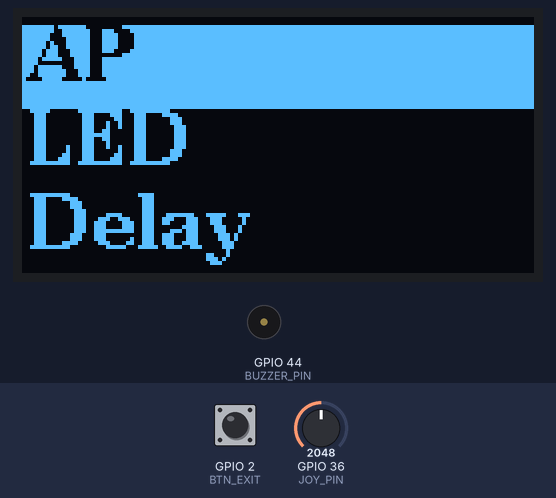
Bench run of a sketch on a simulated ESP32. Parts: 128×64 one-colour display, buzzer (waves = sounding, pin HIGH). The inputs (shaded band) are chosen by the test bench; at power-on: GPIO 36 (JOY_PIN) = 2048, GPIO 2 (BTN_EXIT) HIGH. What the sketch prints to the serial monitor is not drawn.

Above: at 1.7 s.
1.8 s: GPIO 36 (JOY_PIN) set to 3842
3.3 s: GPIO 36 (JOY_PIN) set to 3960
At 3.75 s:
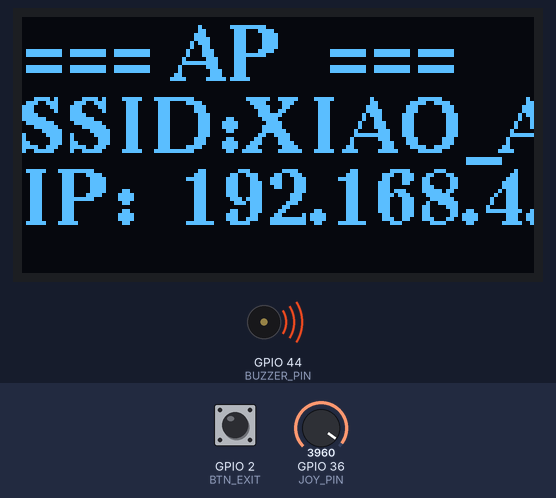
5.4 s: GPIO 36 (JOY_PIN) set to 3603
At 6.0 s:
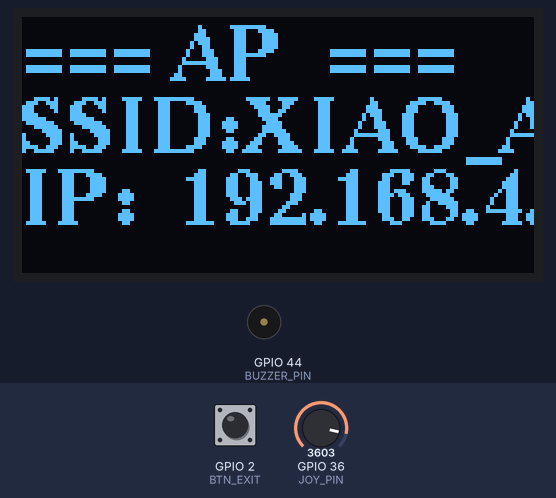
6.9 s: GPIO 2 (BTN_EXIT) pulled LOW for 0.15 s
At 7.6 s:
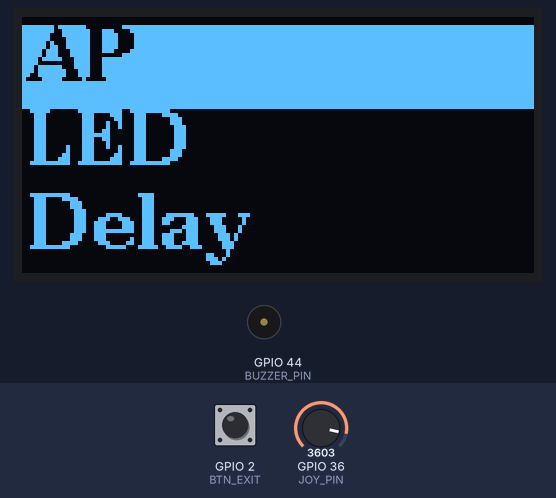
8.5 s: GPIO 36 (JOY_PIN) set to 960
At 8.62 s:
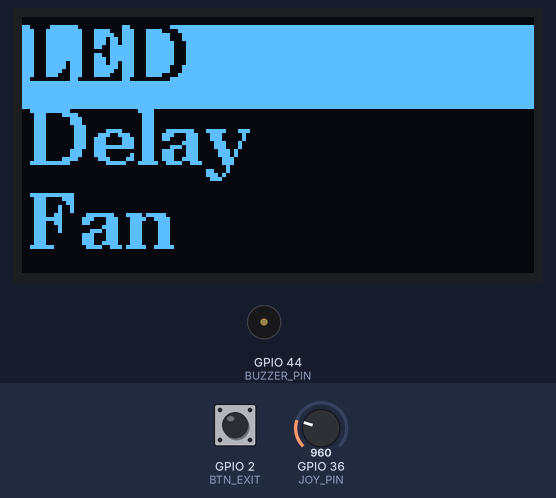
10.6 s: GPIO 36 (JOY_PIN) set to 4095
At 11.36 s:
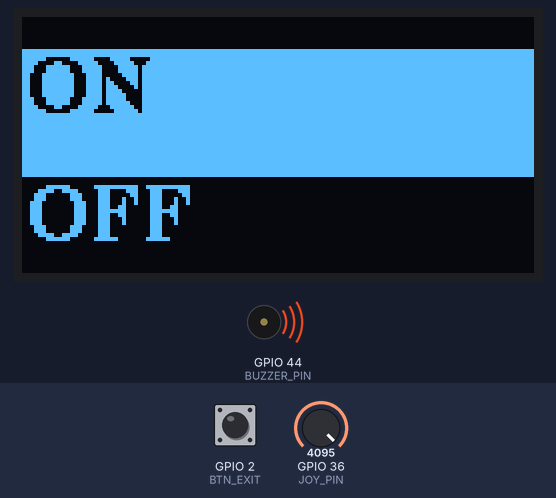
Timing chart, 0 to 14.0 s (numbered marks = the images above; inputs shaded):
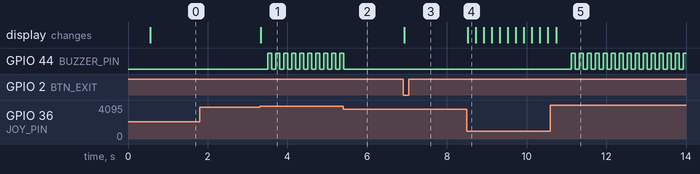

The sketch:

mian.ino
```cpp
#include <Arduino.h>
#include <Wire.h>
#include <WiFi.h>
#include <WiFiUdp.h>
#include <U8g2lib.h>

// ===== 硬件 & 库 初始化 =====
// OLED（全缓存模式，硬件 I2C）
U8G2_SSD1306_128X64_NONAME_F_HW_I2C u8g2(U8G2_R0, /* reset=*/ U8X8_PIN_NONE);

#define BUZZER_PIN D7

// 摇杆（模拟量）和退出键 PIN 定义
const int JOY_PIN   = A0;  // 摇杆信号接 A0
const int BTN_EXIT  = D1;  // 退出按键接 D1

// 摇杆阈值
const int TH_DOWN_LOW  = 1200;  // 下移
const int TH_UP_LOW    = 3200;  // 上移下边界
const int TH_UP_HIGH   = 3600;  // 上移上边界
const int TH_ENTER     = 3900;  // 进入/确认

// 防抖 & 定时
unsigned long lastJoyMove    = 0;
const unsigned long DEBOUNCE = 200;    // ms
unsigned long lastBroadcast  = 0;

// WiFi AP + UDP 广播
const char* ssid     = "XIAO_AP";
const char* password = "12345678";
WiFiUDP udp;
const int udpPort    = 1234;

// ===== 菜单系统 =====
// 主菜单 5 项，新增 "AC"
const uint8_t MENU_COUNT = 5;
const char* menuTitles[MENU_COUNT] = { "AP 信息", "LED", "Delay", "Fan", "AC" };

uint8_t currentMenu = 0;   // 主菜单索引 0–4
uint8_t depth       = 0;   // 0=主菜单,1=二级,2=三级

uint8_t subOption = 0;   // 当前层选项索引
uint8_t ledPage   = 0;   // LED 子菜单分页（0 或 1）
uint8_t acPage = 0;

void setup() {
  Serial.begin(115200);
  pinMode(BTN_EXIT, INPUT_PULLUP);

  pinMode(BUZZER_PIN, OUTPUT);
  digitalWrite(BUZZER_PIN, LOW);

  // OLED 初始化
  u8g2.begin();
  u8g2.setFont(u8g2_font_ncenB14_tr);

  // 启动 AP
  WiFi.softAP(ssid, password);
  delay(500);
  Serial.print("AP IP: "); Serial.println(WiFi.softAPIP());

  drawMenu();
}

void loop() {
  unsigned long now = millis();
  // UDP 心跳
  if (now - lastBroadcast > 1000) {
    lastBroadcast = now;
    udp.beginPacket("192.168.4.255", udpPort);
    udp.print("Broadcast from C3");
    udp.endPacket();
  }

  int v = analogRead(JOY_PIN);
  bool backPressed = (digitalRead(BTN_EXIT) == LOW);

  if (now - lastJoyMove > DEBOUNCE) {
    if (depth == 0) {
      // 主菜单
      if (v < TH_DOWN_LOW) {
        currentMenu = (currentMenu + 1) % MENU_COUNT;
        drawMenu();
        lastJoyMove = now;
      } else if (v > TH_UP_LOW && v < TH_UP_HIGH) {
        currentMenu = (currentMenu + MENU_COUNT - 1) % MENU_COUNT;
        drawMenu();
        lastJoyMove = now;
      } else if (v > TH_ENTER) {
        depth = 1;
        subOption = 0;
        ledPage = 0;
        drawMenu();
        lastJoyMove = now;
      }
    }
    else if (depth == 1) {
      // 二级菜单
      if (currentMenu == 1) {
        // LED 子菜单分页逻辑 (3 项分两页)
        const uint8_t total = 3, pageSize = 2;
        if (v < TH_DOWN_LOW) {
          subOption = (subOption + 1) % total;
          ledPage = subOption / pageSize;
          drawMenu();
          lastJoyMove = now;
        } else if (v > TH_UP_LOW && v < TH_UP_HIGH) {
          subOption = (subOption + total - 1) % total;
          ledPage = subOption / pageSize;
          drawMenu();
          lastJoyMove = now;
        } else if (v > TH_ENTER) {
          depth = 2;
          subOption = subOption % 2;  // 进入页内第一项或第二项
          drawMenu();
          lastJoyMove = now;
        }
      }
      else if (currentMenu == 4) {
        // AC 二级 (Switch/Temp)
        if (v < TH_DOWN_LOW) {
          subOption = (subOption + 1) % 2;
          drawMenu();
          lastJoyMove = now;
        } else if (v > TH_UP_LOW && v < TH_UP_HIGH) {
          subOption = (subOption + 2 - 1) % 2;
          drawMenu();
          lastJoyMove = now;
        } else if (v > TH_ENTER) {
          depth = 2;
          acPage = subOption;
          drawMenu();
          lastJoyMove = now;
        }
      }
      else {
          // Delay/Fan 子菜单
  if (v < TH_DOWN_LOW) {
    subOption = (subOption + 1) % 2;
    drawMenu();
    lastJoyMove = now;
  } else if (v > TH_UP_LOW && v < TH_UP_HIGH) {
    subOption = (subOption + 2 - 1) % 2;
    drawMenu();
    lastJoyMove = now;
  } else if (v > TH_ENTER) {
    // ✅ 修改：直接发送 UDP，不进入 depth=2
    sendProtocol(currentMenu, subOption, 0);  // page=0 仅作占位
    beep();
    lastJoyMove = now;
  }
      }
    }
    else {
      // depth == 2, 三级菜单
      if (v < TH_DOWN_LOW) {
        subOption = (subOption + 1) % 2;
        drawMenu();
        lastJoyMove = now;
      } else if (v > TH_UP_LOW && v < TH_UP_HIGH) {
        subOption = (subOption + 1) % 2;
        drawMenu();
        lastJoyMove = now;
      } else if (v > TH_ENTER) {
        uint8_t page = (currentMenu == 4) ? acPage : ledPage;
sendProtocol(currentMenu, subOption, page);
        lastJoyMove = now;
      }
    }
  }

  // 退出键
  if (backPressed) {
    if (depth == 2) {
      depth = 1;
    } else if (depth == 1) {
      depth = 0;
    }
    subOption = 0;
    drawMenu();
    while (digitalRead(BTN_EXIT) == LOW) delay(10);
    lastJoyMove = now;
  }
}

void drawMenu() {
  u8g2.clearBuffer();

  if (depth == 0) {
    // 主菜单
    int start = currentMenu;
    if (start > MENU_COUNT - 3) start = MENU_COUNT - 3;
    if (start < 0) start = 0;
    for (int i = 0; i < 3; i++) {
      int idx = start + i, y = i*21 + 16;
      if (idx == currentMenu) {
        u8g2.drawBox(0, y-14, 128, 21);
        u8g2.setDrawColor(0);
        u8g2.drawStr(2, y, menuTitles[idx]);
        u8g2.setDrawColor(1);
      } else {
        u8g2.drawStr(2, y, menuTitles[idx]);
      }
    }
  }
  else if (depth == 1) {
    // 二级菜单
    if (currentMenu == 0) {
      IPAddress ip=WiFi.softAPIP();char b[32];
      u8g2.drawStr(0,16,"=== AP 信息 ===");
      snprintf(b,32,"SSID:%s",ssid);    u8g2.drawStr(0,34,b);
      snprintf(b,32,"IP:  %s",ip.toString().c_str());u8g2.drawStr(0,52,b);
    }
    else if (currentMenu == 1) {
      // LED 子菜单，分页显示 2 项
      const char* opts[3] = { "ON", "OFF", "Waterfall Light" };
      uint8_t pageSize = 2, startIdx = ledPage * pageSize;
      for (int i = 0; i < pageSize; i++) {
        int idx = startIdx + i, y = i*32 + 24;
        if (idx >= 3) break;
        if (idx == subOption) {
          u8g2.drawBox(0, y-16, 128, 32);
          u8g2.setDrawColor(0);
          u8g2.drawStr(2, y, opts[idx]);
          u8g2.setDrawColor(1);
        } else {
          u8g2.drawStr(2, y, opts[idx]);
        }
      }
    }
    else if (currentMenu == 4) {
      // AC 二级菜单
      const char* acOpts[2] = { "Switch", "Temp" };
      for (int i = 0; i < 2; i++) {
        int y = i*32 + 24;
        if (i == subOption) {
          u8g2.drawBox(0, y-16, 128, 32);
          u8g2.setDrawColor(0);
          u8g2.drawStr(2, y, acOpts[i]);
          u8g2.setDrawColor(1);
        } else {
          u8g2.drawStr(2, y, acOpts[i]);
        }
      }
    }
    else {
      // Delay / Fan 二级菜单
      const char* opts[2] = { " ON", " OFF" };
      for (int i = 0; i < 2; i++) {
        int y = i*32 + 24;
        if (i == subOption) {
          u8g2.drawBox(0, y-16, 128, 32);
          u8g2.setDrawColor(0);
          u8g2.drawStr(2, y, opts[i]);
          u8g2.setDrawColor(1);
        } else {
          u8g2.drawStr(2, y, opts[i]);
        }
      }
    }
  }
  else {
    // 三级菜单
    if (currentMenu == 1) {
      // LED 三级保持原逻辑
      const char* opts[2] = { "ON", "OFF" };
      for (int i = 0; i < 2; i++) {
        int y = i*32 + 24;
        if (i == subOption) {
          u8g2.drawBox(0, y-16, 128, 32);
          u8g2.setDrawColor(0);
          u8g2.drawStr(2, y, opts[i]);
          u8g2.setDrawColor(1);
        } else {
          u8g2.drawStr(2, y, opts[i]);
        }
      }
    }
    else if (currentMenu == 4) {
      // AC 三级菜单
      if (subOption < 2 && depth == 2) {
        if (acPage == 0) {
          // Switch -> ON/OFF
          const char* sw[2] = { "ON", "OFF" };
          for (int i = 0; i < 2; i++) {
            int y = i*32 + 24;
            if (i == subOption) {
              u8g2.drawBox(0, y-16, 128, 32);
              u8g2.setDrawColor(0);
              u8g2.drawStr(2, y, sw[i]);
              u8g2.setDrawColor(1);
            } else {
              u8g2.drawStr(2, y, sw[i]);
            }
          }
        } else {
          // Temp -> + / -
          const char* tp[2] = { "+", "-" };
          for (int i = 0; i < 2; i++) {
            int y = i*32 + 24;
            if (i == subOption) {
              u8g2.drawBox(0, y-16, 128, 32);
              u8g2.setDrawColor(0);
              u8g2.drawStr(2, y, tp[i]);
              u8g2.setDrawColor(1);
            } else {
              u8g2.drawStr(2, y, tp[i]);
            }
          }
        }
      }
    }
    else {
      // Delay / Fan 三级菜单保持原样
      const char* opts[2] = { "ON", "OFF" };
      for (int i = 0; i < 2; i++) {
        int y = i*32 + 24;
        if (i == subOption) {
          u8g2.drawBox(0, y-16, 128, 32);
          u8g2.setDrawColor(0);
          u8g2.drawStr(2, y, opts[i]);
          u8g2.setDrawColor(1);
        } else {
          u8g2.drawStr(2, y, opts[i]);
        }
      }
    }
  }

  u8g2.sendBuffer();
}

void sendProtocol(uint8_t menuId, uint8_t opt, uint8_t page) {
  const char* payload = nullptr;
  if (menuId == 4) {
    // AC
    if (page == 0) { // Switch
      payload = (opt == 0) ? "AIR_ON" : "AIR_OFF"; beep();
    } else {        // Temp
      payload = (opt == 0) ? "AIR_UP"   : "AIR_DOWN"; beep();
    }
  } else {
    // 保留原有其他菜单协议
    switch (menuId) {
      case 1: payload = (opt == 0) ? "LED_ON"  : "LED_OFF"; beep(); break;
      case 2: payload = (opt == 0) ? "DELAY_ON": "DELAY_OFF"; beep(); break;
      case 3: payload = (opt == 0) ? "FAN_ON"  : "FAN_OFF"; beep(); break;
    }
  }
  if (payload) {
    udp.beginPacket("192.168.4.255", udpPort);
    udp.print(payload);
    udp.endPacket();
    Serial.println(payload);
  }
}

void beep() {
  digitalWrite(BUZZER_PIN, HIGH);
  Serial.println("beep");
  delay(100); // 响 100 毫秒
  digitalWrite(BUZZER_PIN, LOW);
}
```

Measured:
- the behaviour switches between 3900 and 3901 on GPIO 36 (JOY_PIN) (found by bisection; images 0 and 1)
- after the input at 1.8 s, every drawn part: stays the same
- after the input at 3.3 s, GPIO 44 (BUZZER_PIN): alternates HIGH for 0.10 s and LOW for 0.10 s, starting after 0.20 s; the display: changes at once (image 1)
- after the input at 5.4 s, GPIO 44 (BUZZER_PIN): goes on until 5.4 s, then stays LOW
- after the input at 6.9 s, the display: changes at once (image 3)
- after the input at 8.5 s, the display: changes at once (image 4)
- after the input at 10.6 s, GPIO 44 (BUZZER_PIN): alternates HIGH for 0.10 s and LOW for 0.10 s, starting after 0.52 s; the display: changes after 0.14 s (image 5)
